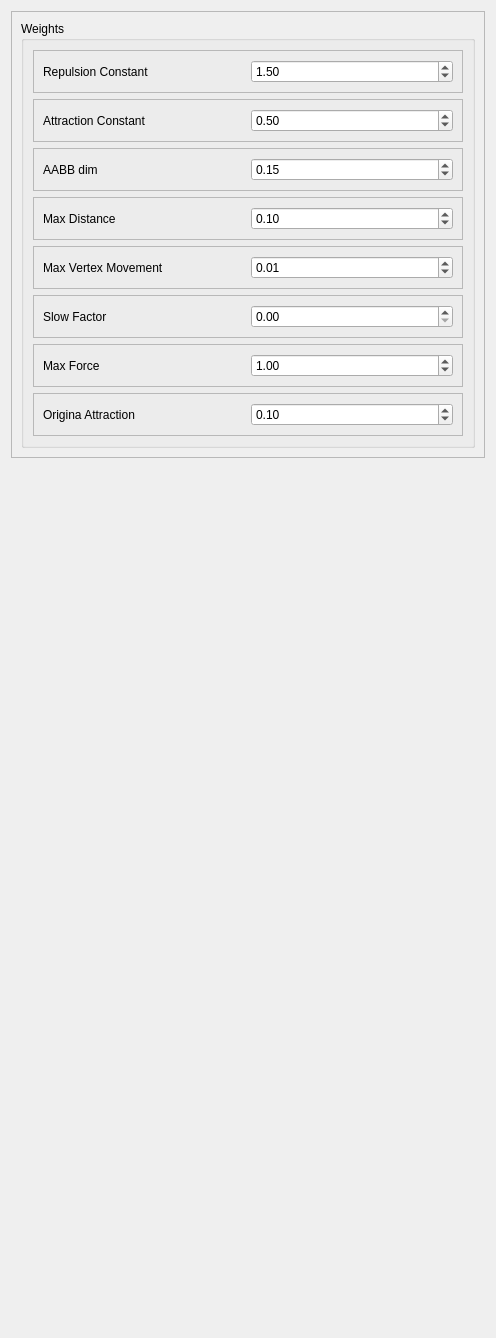
              <widget class="QWidget" name="graph1">
               <property name="geometry">
                <rect>
                 <x>0</x>
                 <y>0</y>
                 <width>496</width>
                 <height>1338</height>
                </rect>
               </property>
               <attribute name="label">
                <string>Neurites Connectivity</string>
               </attribute>
               <layout class="QFormLayout" name="formLayout_5">
                <item row="0" column="0" colspan="2">
                 <widget class="QFrame" name="frame_11">
                  <property name="frameShape">
                   <enum>QFrame::StyledPanel</enum>
                  </property>
                  <property name="frameShadow">
                   <enum>QFrame::Raised</enum>
                  </property>
                  <layout class="QGridLayout" name="gridLayout">
                   <item row="0" column="0">
                    <widget class="QGroupBox" name="groupBox_12">
                     <property name="title">
                      <string>Weights</string>
                     </property>
                     <layout class="QVBoxLayout" name="verticalLayout_7">
                      <item>
                       <widget class="QFrame" name="frame_4">
                        <property name="frameShape">
                         <enum>QFrame::StyledPanel</enum>
                        </property>
                        <property name="frameShadow">
                         <enum>QFrame::Raised</enum>
                        </property>
                        <layout class="QHBoxLayout" name="horizontalLayout_4">
                         <item>
                          <widget class="QLabel" name="label">
                           <property name="text">
                            <string>Repulsion Constant</string>
                           </property>
                          </widget>
                         </item>
                         <item>
                          <widget class="QDoubleSpinBox" name="doubleSpinBox">
                           <property name="minimum">
                            <double>0.010000000000000</double>
                           </property>
                           <property name="singleStep">
                            <double>0.100000000000000</double>
                           </property>
                           <property name="value">
                            <double>1.500000000000000</double>
                           </property>
                          </widget>
                         </item>
                        </layout>
                       </widget>
                      </item>
                      <item>
                       <widget class="QFrame" name="frame_5">
                        <property name="frameShape">
                         <enum>QFrame::StyledPanel</enum>
                        </property>
                        <property name="frameShadow">
                         <enum>QFrame::Raised</enum>
                        </property>
                        <layout class="QHBoxLayout" name="horizontalLayout_5">
                         <item>
                          <widget class="QLabel" name="label_2">
                           <property name="text">
                            <string>Attraction Constant</string>
                           </property>
                          </widget>
                         </item>
                         <item>
                          <widget class="QDoubleSpinBox" name="doubleSpinBox_2">
                           <property name="singleStep">
                            <double>0.100000000000000</double>
                           </property>
                           <property name="value">
                            <double>0.500000000000000</double>
                           </property>
                          </widget>
                         </item>
                        </layout>
                       </widget>
                      </item>
                      <item>
                       <widget class="QFrame" name="frame_6">
                        <property name="frameShape">
                         <enum>QFrame::StyledPanel</enum>
                        </property>
                        <property name="frameShadow">
                         <enum>QFrame::Raised</enum>
                        </property>
                        <layout class="QHBoxLayout" name="horizontalLayout_6">
                         <item>
                          <widget class="QLabel" name="label_3">
                           <property name="text">
                            <string>AABB dim</string>
                           </property>
                          </widget>
                         </item>
                         <item>
                          <widget class="QDoubleSpinBox" name="doubleSpinBox_3">
                           <property name="singleStep">
                            <double>0.100000000000000</double>
                           </property>
                           <property name="value">
                            <double>0.150000000000000</double>
                           </property>
                          </widget>
                         </item>
                        </layout>
                       </widget>
                      </item>
                      <item>
                       <widget class="QFrame" name="frame_7">
                        <property name="frameShape">
                         <enum>QFrame::StyledPanel</enum>
                        </property>
                        <property name="frameShadow">
                         <enum>QFrame::Raised</enum>
                        </property>
                        <layout class="QHBoxLayout" name="horizontalLayout_7">
                         <item>
                          <widget class="QLabel" name="label_9">
                           <property name="text">
                            <string>Max Distance</string>
                           </property>
                          </widget>
                         </item>
                         <item>
                          <widget class="QDoubleSpinBox" name="doubleSpinBox_7">
                           <property name="singleStep">
                            <double>0.100000000000000</double>
                           </property>
                           <property name="value">
                            <double>0.100000000000000</double>
                           </property>
                          </widget>
                         </item>
                        </layout>
                       </widget>
                      </item>
                      <item>
                       <widget class="QFrame" name="frame_9">
                        <property name="frameShape">
                         <enum>QFrame::StyledPanel</enum>
                        </property>
                        <property name="frameShadow">
                         <enum>QFrame::Raised</enum>
                        </property>
                        <layout class="QHBoxLayout" name="horizontalLayout_9">
                         <item>
                          <widget class="QLabel" name="label_12">
                           <property name="text">
                            <string>Max Vertex Movement</string>
                           </property>
                          </widget>
                         </item>
                         <item>
                          <widget class="QDoubleSpinBox" name="doubleSpinBox_9">
                           <property name="singleStep">
                            <double>0.100000000000000</double>
                           </property>
                           <property name="value">
                            <double>0.010000000000000</double>
                           </property>
                          </widget>
                         </item>
                        </layout>
                       </widget>
                      </item>
                      <item>
                       <widget class="QFrame" name="frame_8">
                        <property name="frameShape">
                         <enum>QFrame::StyledPanel</enum>
                        </property>
                        <property name="frameShadow">
                         <enum>QFrame::Raised</enum>
                        </property>
                        <layout class="QHBoxLayout" name="horizontalLayout_8">
                         <item>
                          <widget class="QLabel" name="label_10">
                           <property name="text">
                            <string>Slow Factor</string>
                           </property>
                          </widget>
                         </item>
                         <item>
                          <widget class="QDoubleSpinBox" name="doubleSpinBox_8">
                           <property name="singleStep">
                            <double>0.100000000000000</double>
                           </property>
                          </widget>
                         </item>
                        </layout>
                       </widget>
                      </item>
                      <item>
                       <widget class="QFrame" name="frame_10">
                        <property name="frameShape">
                         <enum>QFrame::StyledPanel</enum>
                        </property>
                        <property name="frameShadow">
                         <enum>QFrame::Raised</enum>
                        </property>
                        <layout class="QHBoxLayout" name="horizontalLayout_10">
                         <item>
                          <widget class="QLabel" name="label_11">
                           <property name="text">
                            <string>Max Force</string>
                           </property>
                          </widget>
                         </item>
                         <item>
                          <widget class="QDoubleSpinBox" name="doubleSpinBox_10">
                           <property name="minimum">
                            <double>0.010000000000000</double>
                           </property>
                           <property name="singleStep">
                            <double>0.100000000000000</double>
                           </property>
                           <property name="value">
                            <double>1.000000000000000</double>
                           </property>
                          </widget>
                         </item>
                        </layout>
                       </widget>
                      </item>
                      <item>
                       <widget class="QFrame" name="frame_36">
                        <property name="frameShape">
                         <enum>QFrame::StyledPanel</enum>
                        </property>
                        <property name="frameShadow">
                         <enum>QFrame::Raised</enum>
                        </property>
                        <layout class="QHBoxLayout" name="horizontalLayout_32">
                         <item>
                          <widget class="QLabel" name="label_38">
                           <property name="text">
                            <string>Origina Attraction</string>
                           </property>
                          </widget>
                         </item>
                         <item>
                          <widget class="QDoubleSpinBox" name="doubleSpinBox_29">
                           <property name="minimum">
                            <double>0.010000000000000</double>
                           </property>
                           <property name="singleStep">
                            <double>0.100000000000000</double>
                           </property>
                           <property name="value">
                            <double>0.100000000000000</double>
                           </property>
                          </widget>
                         </item>
                        </layout>
                       </widget>
                      </item>
                     </layout>
                    </widget>
                   </item>
                  </layout>
                 </widget>
                </item>
               </layout>
              </widget>
